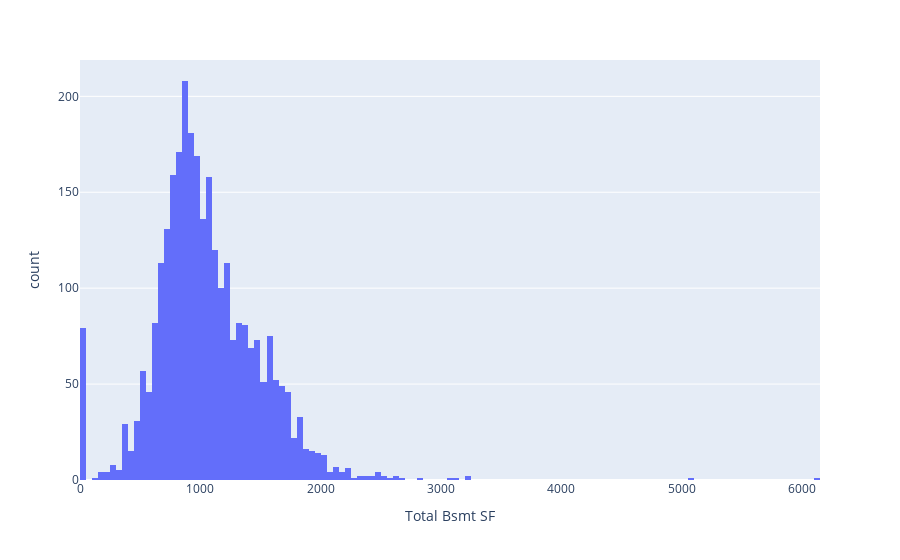

Notebook code cell kept with this figure:
### Code cell
fig = px.histogram(df_train, x="Total Bsmt SF")
fig.show()

### Figure 1 — Plotly figure (JSON) as saved in the notebook; plotly's stock layout.template omitted (floating-point values rounded to 4 significant figures; data arrays with more than 128 entries replaced by an {"elided": "..."} marker saying what was removed)
{"data": [{"alignmentgroup": "True", "bingroup": "x", "hovertemplate": "Total Bsmt SF=%{x}<br>count=%{y}<extra></extra>", "legendgroup": "", "marker": {"color": "#636efa"}, "name": "", "offsetgroup": "", "orientation": "v", "showlegend": false, "type": "histogram", "x": {"elided": "2930 int values"}, "xaxis": "x", "yaxis": "y"}], "layout": {"autosize": true, "barmode": "relative", "legend": {"tracegroupgap": 0}, "margin": {"t": 60}, "xaxis": {"anchor": "y", "autorange": true, "domain": [0, 1], "range": [-0.5, 6150.0], "title": {"text": "Total Bsmt SF"}, "type": "linear"}, "yaxis": {"anchor": "x", "autorange": true, "domain": [0, 1], "range": [0, 218.9], "title": {"text": "count"}}}}
